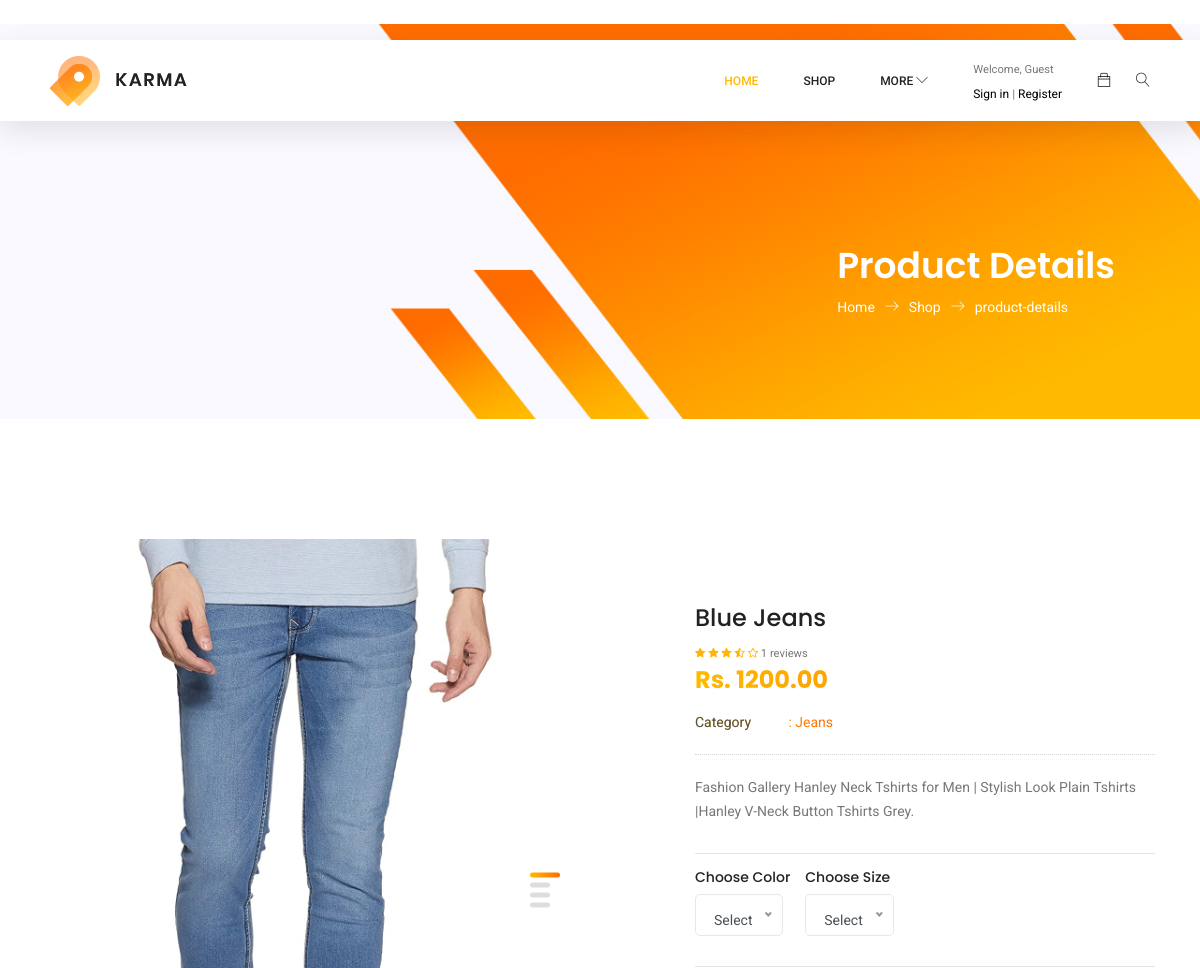
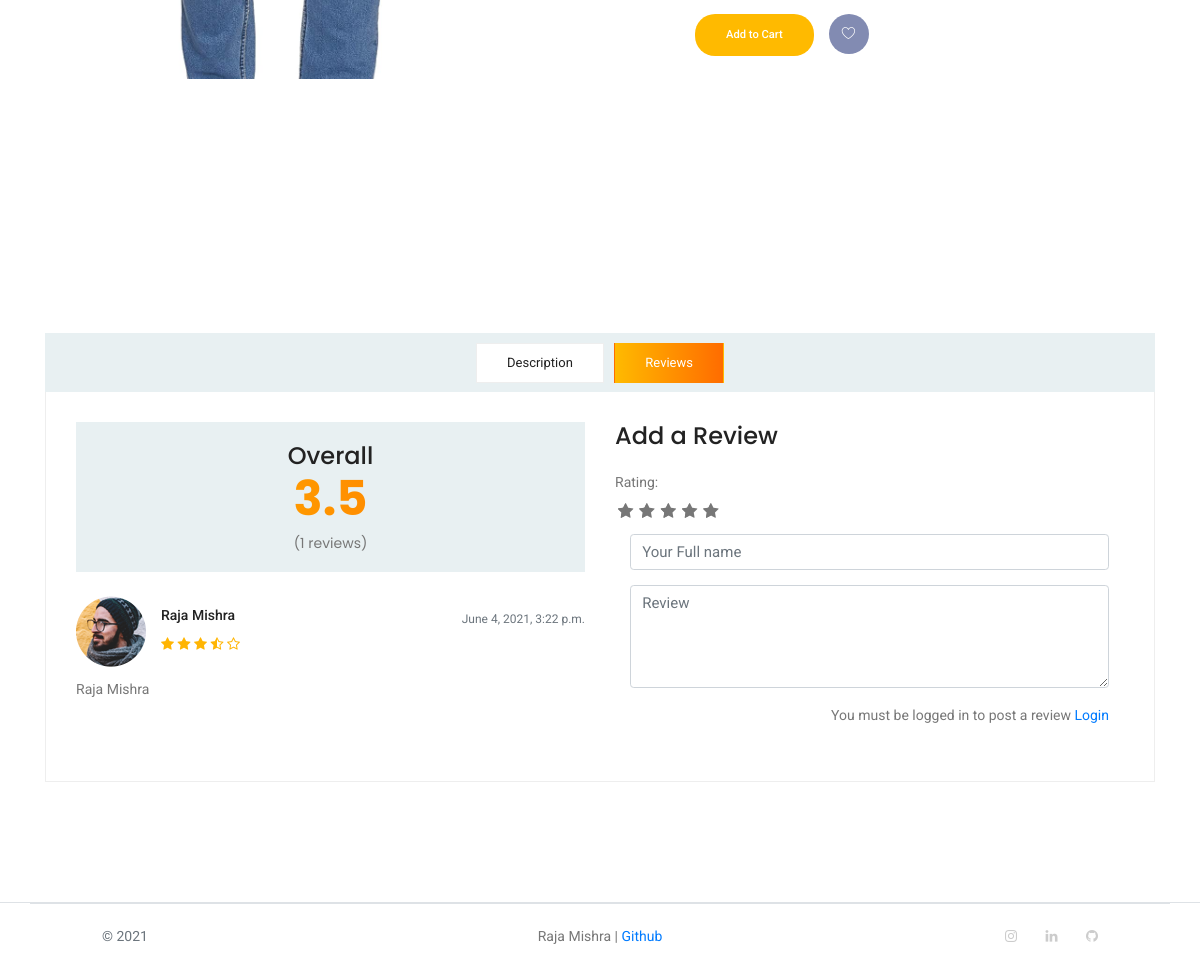
The app's page /shop/category/jeans/blue-jeans/ with its own data (2 pictures, top to bottom).
### store/models.py (models this page shows, shortened)
class ProductGallery(models.Model):
    product = models.ForeignKey(Product, default=None, on_delete=models.CASCADE)
    image = models.ImageField(upload_to='store/products', max_length=255)
    class Meta:
        verbose_name = 'productgallery'
        verbose_name_plural = 'product gallery'

class Product(models.Model):
    product_name        = models.CharField(max_length=200,unique=True)
    brand               = models.ForeignKey('Brand', on_delete=models.SET_NULL, null=True)
    product_category    = models.ForeignKey(Category, on_delete = models.SET_NULL, null = True)
    slug                = models.SlugField(max_length=255, unique= True)
    price               = models.DecimalField(max_digits=10, decimal_places=2, null=True)
    description         = models.TextField(max_length=255, blank=True)
    product_img         = models.ImageField(upload_to='product/', blank=True, null=True)
    created             = models.DateTimeField(auto_now_add=True)
    modified_time       = models.DateTimeField(auto_now=True)
    stock               = models.IntegerField(null=True)
    is_available        = models.BooleanField(default=True)
    def display_image(self):
        return mark_safe('<img src="{}" width="100" />'.format(self.product_img.url))
    display_image.short_description = 'Image'
    display_image.allow_tags = True
    def averageReview(self):
        reviews = ReviewRating.objects.filter(product=self, status=True).aggregate(average=Avg('rating'))
        avg = 0
        if reviews['average'] is not None:
            avg = round(float(reviews['average']),1)
        return avg
    def countReview(self):
        reviews = ReviewRating.objects.filter(product=self, status=True).aggregate(count=Count('id'))
        count = 0
        if reviews['count'] is not None:
            count = int(reviews['count'])
        return count
    class Meta:
        verbose_name = 'Product'
        verbose_name_plural = 'Products'

class ReviewRating(models.Model):
    product = models.ForeignKey(Product, on_delete=models.CASCADE)
    user = models.ForeignKey(Accounts, on_delete=models.CASCADE)
    full_name = models.CharField(max_length=100, blank=True)
    review = models.TextField(max_length=500, blank=True)
    rating = models.FloatField()
    ip = models.CharField(max_length=20, blank=True)
    status = models.BooleanField(default=True)
    created_at = models.DateTimeField(auto_now_add=True)
    updated_at = models.DateTimeField(auto_now=True)

### category/models.py (models this page shows)
class Category(models.Model):
    category_name = models.CharField(max_length=50,unique=True)
    slug  = models.SlugField(max_length=100, unique= True)
    description = models.TextField(max_length=255, blank=True)
    category_img = models.ImageField(upload_to='category/', blank=True, null=True)
    def get_url(self):
            return reverse('products_by_category',args=[self.slug])
    class Meta:
        verbose_name = 'category'
        verbose_name_plural = 'categories'
    def __str__(self):
        return self.category_name

### accounts/models.py (models this page shows, shortened)
class Accounts(AbstractBaseUser):
    first_name = models.CharField(max_length=50)
    last_name = models.CharField(max_length=50)
    username = models.CharField(max_length=50, unique=True)
    email = models.EmailField(max_length=100, unique=True)
    date_joined = models.DateTimeField(auto_now_add=True)
    last_login = models.DateTimeField(auto_now_add=True)
    is_admin = models.BooleanField(default=False)
    is_staff = models.BooleanField(default=False)
    is_active = models.BooleanField(default=False)
    is_superadmin = models.BooleanField(default=False)
    USERNAME_FIELD = 'email'
    REQUIRED_FIELDS = ['username','first_name','last_name']
    objects = MyAccountManager()
    class Meta:
        verbose_name = 'Account'
        verbose_name_plural = 'Accounts'
    def full_name(self):
        return f'{self.first_name} {self.last_name}'

### store/views.py (the view)
# urls.py: path('category/<slug:category_slug>/<slug:product_slug>/', views.product_detail,name='products_detail'),
def product_detail(request,category_slug,product_slug):
    try:
        category_slug   = get_object_or_404(Category, slug=category_slug)
        single_product = Product.objects.get(product_category=category_slug, slug=product_slug)
        in_cart = CartItem.objects.filter(cart__cart_id=_session_id(request),product=single_product).exists()
    except Exception as e:
        raise e
    if request.user.is_authenticated:
        try:
            orderproduct = OrderProduct.objects.filter(user=request.user, product_id=single_product.id).exists()
        except OrderProduct.DoesNotExist:
            orderproduct = None
    else:
        orderproduct = None
    reviews = ReviewRating.objects.filter(product_id=single_product.id, status=True)
    product_gallery = ProductGallery.objects.filter(product_id=single_product.id)
    context = {
        'single_product': single_product,
        'in_cart'       : in_cart,
        'orderproduct': orderproduct,
        'reviews': reviews,
        'product_gallery':product_gallery,
    }
    return render(request,'shop/product_detail.html',context)

### templates/shop/product_detail.html (shortened to what this page needs)
{% extends 'base.html' %}
{% load static %}
{% block content %}
<section class="banner-area organic-breadcrumb">
    <div class="container">
        <div class="breadcrumb-banner d-flex flex-wrap align-items-center justify-content-end">
            <div class="col-first">
                <h1>Product Details</h1>
                <nav class="d-flex align-items-center">
                    <a href="index.html">Home<span class="lnr lnr-arrow-right"></span></a>
                    <a href="#">Shop<span class="lnr lnr-arrow-right"></span></a>
                    <a href="single-product.html">product-details</a>
                </nav>
            </div>
        </div>
    </div>
</section>
<div class="product_image_area">
    <div class="container">
        <div class="row s_product_inner">
            <div class="col-lg-6">
                <div class="s_Product_carousel">
                    {% for i in product_gallery %}
                    <div class="single-prd-item">
                        <img class="img-fluid" src="{{i.image.url}}" alt="">
                    </div>
                    {% endfor %}
                </div>
            </div>
            <div class="col-lg-5 offset-lg-1">
                <form action="{% url 'add_cart' single_product.id %}" method="POST">
                    <div class="s_product_text">
                        <h3>{{single_product.product_name}}</h3>
                        <div class="rating-star  small">
                            <span>
                                <i class="fa fa-star{% if single_product.averageReview < 0.5 %}-o{% elif single_product.averageReview >= 0.5 and single_product.averageReview < 1 %}-half-o {% endif %}" aria-hidden="true"></i>
                                <i class="fa fa-star{% if single_product.averageReview < 1.5 %}-o{% elif single_product.averageReview >= 1.5 and single_product.averageReview < 2 %}-half-o {% endif %}" aria-hidden="true"></i>
                                <i class="fa fa-star{% if single_product.averageReview < 2.5 %}-o{% elif single_product.averageReview >= 2.5 and single_product.averageReview < 3 %}-half-o {% endif %}" aria-hidden="true"></i>
                                <i class="fa fa-star{% if single_product.averageReview < 3.5 %}-o{% elif single_product.averageReview >= 3.5 and single_product.averageReview < 4 %}-half-o {% endif %}" aria-hidden="true"></i>
                                <i class="fa fa-star{% if single_product.averageReview < 4.5 %}-o{% elif single_product.averageReview >= 4.5 and single_product.averageReview < 5 %}-half-o {% endif %}" aria-hidden="true"></i>
                                <span>{{single_product.countReview}} reviews</span>
                            </span>
                        </div>
                        <h2  mb-3>Rs. {{single_product.price}}</h2>
                        <ul class="list">
                            <li><a class="active" href="#"><span>Category</span> :
                                    {{single_product.product_category}}</a></li>
                        </ul>
                        <p style="margin-bottom: 30px;">{{single_product.description}}</p>
                        <hr>
                        <div class="row" style="padding-left: 15px;">
                            <div class="item-option-select">
                                <h6>Choose Color</h6>
                            </div>
                            <div class="item-option-select">
                                <h6>Choose Size</h6>
                            </div>
                        </div>
                        <hr>
                        <div class="card_area d-flex align -items-center">
                            {% if single_product.stock <= 0 %} <h3 class="typography">Out of Stock</h3>
                                {% else %}
                                <button type="submit" class="genric-btn primary circle" style="margin-right: 15px;">Add
                                    to Cart</button>
                                <a class="icon_btn" href="#"><i class="lnr lnr lnr-heart"></i></a>
                                {% endif %}
                        </div>
                    </div>
                </form>
            </div>
        </div>
    </div>
</div>
<section class="product_description_area">
    <div class="container">
        <ul class="nav nav-tabs" id="myTab" role="tablist">
            <li class="nav-item">
                <a class="nav-link" id="home-tab" data-toggle="tab" href="#home" role="tab" aria-controls="home"
                    aria-selected="true">Description</a>
            </li>
            <li class="nav-item">
                <a class="nav-link active" id="review-tab" data-toggle="tab" href="#review" role="tab"
                    aria-controls="review" aria-selected="false">Reviews</a>
            </li>
        </ul>
        <div class="tab-content" id="myTabContent">
            <div class="tab-pane fade show active" id="review" role="tabpanel" aria-labelledby="review-tab">
                <div class="row">
                    <div class="col-lg-6">
                        <div class="row total_rate">
                            <div class="col-12">
                                <div class="box_total">
                                    <h5>Overall</h5>
                                    <h4>{{single_product.averageReview}}</h4>
                                    <h6>(<span>{{single_product.countReview}} reviews</span>)</h6>
                                </div>
                            </div>
                        </div><br>
                        <div class="review_list">
                            {% for review in reviews %}
                            <div class="review_item">
                                <div class="media">
                                    <div class="d-flex">
                                        <img src="{% static 'img/product/review-1.png' %}" alt="">
                                    </div>
                                    <div class="media-body">
                                        <span class="date text-muted float-md-right" style="font-size: 12px;">{{review.updated_at}} </span>
                                        <h4>{{review.user.full_name}}</h4>
                                        <div class="rating-star">
                                            <span>
                                                <i class="fa fa-star{% if review.rating == 0.5 %}-half-o{% elif review.rating < 1 %}-o {% endif %}" aria-hidden="true"></i>
                                                <i class="fa fa-star{% if review.rating == 1.5 %}-half-o{% elif review.rating < 2 %}-o {% endif %}" aria-hidden="true"></i>
                                                <i class="fa fa-star{% if review.rating == 2.5 %}-half-o{% elif review.rating < 3 %}-o {% endif %}" aria-hidden="true"></i>
                                                <i class="fa fa-star{% if review.rating == 3.5 %}-half-o{% elif review.rating < 4 %}-o {% endif %}" aria-hidden="true"></i>
                                                <i class="fa fa-star{% if review.rating == 4.5 %}-half-o{% elif review.rating < 5 %}-o {% endif %}" aria-hidden="true"></i>
                                            </span>
                                        </div>
                                    </div>
                                </div>
                                <p>{{review.review}}</p>
                            </div>
                            {% endfor %}
                        </div>
                    </div>
                    <div class="col-lg-6">
                        <div class="review_box">
                            <form action="{% url 'submit_review' single_product.id %}" method="POST">
                                <h4>Add a Review</h4>
                                <p>Rating:</p><br>
                                <div class="rate">
                                    <input type="radio" name="rating" id="rating10" value="5" required /><label for="rating10" title="5"></label>
                                    <input type="radio" name="rating" id="rating8" value="4" required /><label for="rating8" title="4"></label>
                                    <input type="radio" name="rating" id="rating6" value="3" required /><label for="rating6" title="3"></label>
                                    <input type="radio" name="rating" id="rating4" value="2" required /><label for="rating4" title="2"></label>
                                    <input type="radio" name="rating" id="rating2" value="1" required /><label for="rating2" title="1"></label>
                                </div>
                                <div class="col-md-12">
                                    <div class="form-group">
                                        <input type="text" class="form-control" name="full_name" placeholder="Your Full name" onfocus="this.placeholder = ''" onblur="this.placeholder = 'Your Full name'">
                                    </div>
                                </div>
                                <div class="col-md-12">
                                    <div class="form-group">
                                        <textarea class="form-control" name="review" rows="4" placeholder="Review" onfocus="this.placeholder = ''" onblur="this.placeholder = 'Review'"></textarea></textarea>
                                    </div>
                                </div>
                                {% if user.is_authenticated %}
                                    {% if orderproduct %}
                                        <div class="col-md-12 text-right">
                                            <button type="submit" value="submit" class="primary-btn">Submit Now</button>
                                        </div>
                                    {% else %}
                                        <div class="col-md-12 text-right">
                                            <p>You must purchase this product to post a review</p>
                                        </div>
                                    {% endif %}
                                {% else %}
                                    <div class="col-md-12 text-right">
                                        <p>You must be logged in to post a review <span><a href="{% url 'login' %}">Login</a></span></p>
                                    </div>
                                {% endif %}
                                <br>
                            </form>
                        </div>
                    </div>
                </div>
            </div>
        </div>
    </div>
</section>
{% endblock %}

### records on screen
ProductGallery: image (picture)
Product: product_name "Blue Jeans", countReview "1", price "1200.00", product_category "Jeans", description "Fashion Gallery Hanley Neck Tshirts for Men | Stylish Look Plain Tshirts |Hanley V-Neck Button Tshirts Grey.", averageReview "3.5"
ReviewRating: updated_at "June 4, 2021, 3:22 p.m.", user.full_name "Raja Mishra", rating 3.5 (drawn), review "Raja Mishra"
